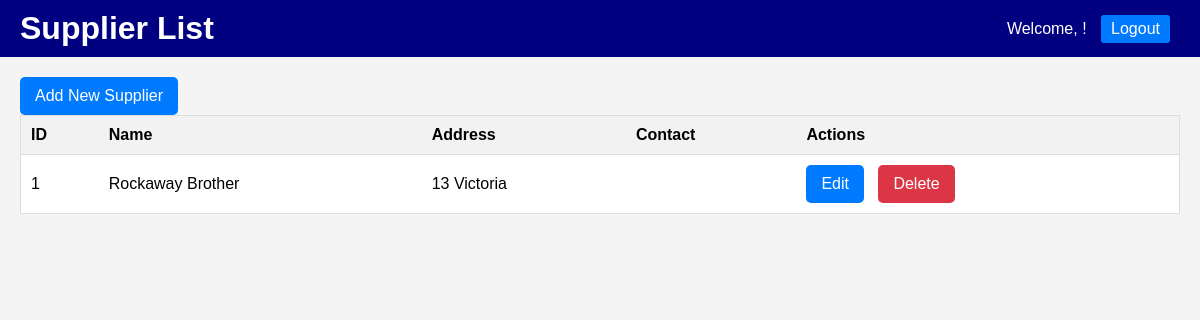
The page /inventory/supplier_list/ on the database its author committed.
### inventory/models.py (models this page shows, shortened)
class Supplier(models.Model):
    name = models.CharField(max_length=255)
    email = models.EmailField(default='example@example.com')
    telephone = models.CharField(max_length=20, null=True, blank=True)
    address = models.TextField()
    website = models.URLField(default='http://defaultwebsite.com')

### inventory/views.py (the view)
# urls.py: path('supplier_list/', views.supplier_list, name='supplier_list'),
def supplier_list(request):
    suppliers = Supplier.objects.all()
    return render(request, 'inventory/supplier_list.html', {'suppliers': suppliers})

### templates/inventory/supplier_list.html (shortened to what this page needs)
<!DOCTYPE html>
<html lang="en">
<head>
</head>
<body>
    <div id="header">
        <h1>Supplier List</h1>
        <div>
            <span>Welcome, {{ user.username }}!</span>
            <a href="{% url 'logout' %}" class="button">Logout</a>
        </div>
    </div>
    <div class="container">
        <a href="{% url 'add_supplier' %}" class="button">Add New Supplier</a>
        <table>
            <thead>
                <tr>
                    <th>ID</th>
                    <th>Name</th>
                    <th>Address</th>
                    <th>Contact</th>
                    <th>Actions</th>
                </tr>
            </thead>
            <tbody>
                {% for supplier in suppliers %}
                <tr>
                    <td>{{ supplier.id }}</td>
                    <td>{{ supplier.name }}</td>
                    <td>{{ supplier.address }}</td>
                    <td>{{ supplier.contact }}</td>
                    <td class="actions">
                        <a href="{% url 'edit_supplier' supplier.pk %}" class="button">Edit</a>
                        <a href="{% url 'delete_supplier' supplier.pk %}" class="button button-delete">Delete</a>
                    </td>
                </tr>
                {% endfor %}
            </tbody>
        </table>
    </div>
</body>
</html>

### templates/inventory/supplier_list.html (style rules this page uses)
body { font-family: Arial, sans-serif; margin: 0; padding: 0; background-color: #f4f4f4; }
#header { background-color: navy; color: white; padding: 10px 20px; display: flex; justify-content: space-between; align-items: center; }
#header h1 { margin: 0; }
#header a { color: white; text-decoration: none; padding: 5px 10px; margin-left: 10px; border-radius: 3px; }
.container { padding: 20px; }
table { width: 100%; border-collapse: collapse; background-color: #fff; border: 1px solid #ddd; }
th, td { padding: 10px; text-align: left; border-bottom: 1px solid #ddd; }
th { background-color: #f2f2f2; }
a.button { display: inline-block; background-color: #007bff; color: white; padding: 10px 15px; text-decoration: none; border-radius: 5px; margin-right: 10px; }
a.button-delete { background-color: #dc3545; }
.actions a { margin-right: 10px; }

### rows shown on the page
Supplier: id "1", name "Rockaway Brother", address "13 Victoria"
